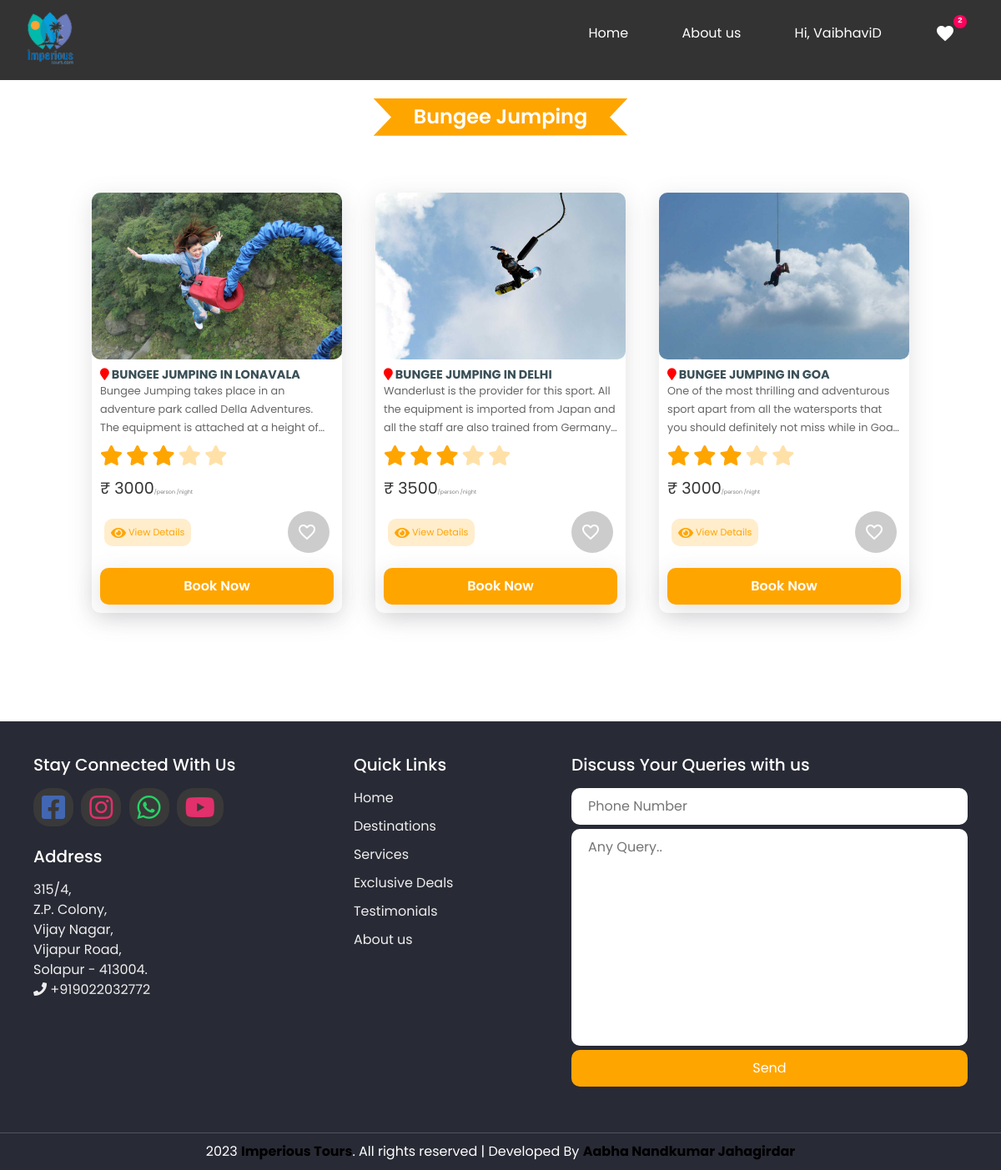
Page /templates/viewmore/2 (signed in) on the committed database.
### tables this page shows
CREATE TABLE `user` (
  `id` int(11) NOT NULL,
  `name` varchar(255) NOT NULL,
  `email` varchar(100) NOT NULL,
  `mobile` varchar(255) NOT NULL,
  `address` varchar(255) NOT NULL,
  `profile` varchar(255) NOT NULL
);

CREATE TABLE `category` (
  `id` int(50) NOT NULL,
  `name` varchar(100) NOT NULL,
  `description` varchar(200) NOT NULL,
  `status` int(50) NOT NULL
);

CREATE TABLE `package` (
  `id` int(11) NOT NULL,
  `packageName` varchar(255) NOT NULL,
  `packageDesc` varchar(255) NOT NULL,
  `packagePrice` int(11) NOT NULL,
  `discount` float NOT NULL,
  `disType` varchar(10) NOT NULL,
  `packageType` int(11) NOT NULL,
  `packagePhoto` varchar(255) NOT NULL
);

### templates/include/functions.inc.php (called while the page is built, shortened)
    <?php
function getSafeVal($str){
  global $con;
  $str=strip_tags(mysqli_real_escape_string($con,htmlspecialchars($str)));
  return $str;
}
function getUserFav(){
    global $con;
    $arr=array();
    $uid=$_SESSION['CURRENT_USER_ID'];
    $res=mysqli_query($con,"select * from favourites where userId='$uid' ");
    while ($row=mysqli_fetch_assoc($res) ) {
        $arr[]=$row;
    }
    return $arr;
}
function getFavourites(){
    $fav_array=array();
if(isset($_SESSION['CURRENT_USER_ID'])){
  $getUserFav=getUserFav();
  foreach ($getUserFav as $key => $value) {
   $fav_array[]= array(
        'pckgId'=>$value['pckgId']
      );
  }
}
else{
  if (isset($_SESSION['favourites']) && count($_SESSION['favourites'])>0) {
    $fav_array=$_SESSION['favourites'];
  }
}
return $fav_array;
}
function getCurrentUserName(){
     global $con;
    $uid=$_SESSION['CURRENT_USER_ID'];
    $getname=mysqli_fetch_assoc(mysqli_query($con,"select * from user where id ='$uid' "));
    $name=$getname['name'];
    return $name;
}
?>

### templates/viewmore.php (the view, shortened to what this page needs)
<?php
  include 'user_header.php';
  if(isset($_GET['id'])){
    $id=getSafeVal($_GET['id']);
  }
  else{
    redirect(SITE_PATH);
  }
?>
<div class="mt-5 pt-4">
<section class="packages mt-3" id="packages">
  <?php
                $cat=mysqli_fetch_assoc(mysqli_query($con,"select * from category where id=$id"));
                $cateName=$cat['name'];
                echo "<h1 class='heading'><span class='bullet'>".$cateName."</span></h1>";
  ?>
   <div class="box-container mt-5">
       <?php
            $packages=mysqli_query($con,"select * from package where package.packageType=$id");
             if(mysqli_num_rows($packages)>0){
               while ($pckgRow=mysqli_fetch_assoc($packages)) {
                ?>
          <div class="box">
             <img src="<?php echo SITE_PACKAGE_IMAGE.$pckgRow['packagePhoto'];  ?>" alt="">
              <div class="content">
                  <h4><i id="map" class="fa fa-map-marker"></i> <?php  echo $pckgRow['packageName']; ?> </h4>
                  <p><?php  echo $pckgRow['packageDesc']; ?></p>
                  <div class="stars">
                      <i class="fa fa-star checked"></i>
                      <i class="fa fa-star checked"></i>
                      <i class="fa fa-star checked"></i>
                      <i class="fa fa-star "></i>
                      <i class="fa fa-star "></i>
                  </div>
                  <div class="price">&#8377; <?php  echo $pckgRow['packagePrice']; ?><span style="font-size: .4rem;color:gray;">/person /night</span></div>
                  <div class="view-like">
                    <a class="view-details" href="<?php echo SITE_PATH.'templates/'; ?>viewDetails/<?php echo $pckgRow['id'];  ?>"><i class="fa fa-eye"></i> View Details</a>
                    <div class="like-wrapper">
                      <a href="javascript:void(0);" class="like-button <?php
                        $active='add';
                        foreach ($favArray as $key => $value) {
                           $pckgId=$value['pckgId'];
                           if($pckgRow['id']==$pckgId){ echo "is-active"; $active='remove'; }else{$active='add';}
                        }
                        ?>" onclick="manageFav('<?php echo $pckgRow['id']; ?>','<?php echo $active; ?>')" >
                        <i class="material-icons not-liked bouncy">favorite_border</i>
                      </a>
                  </div>
                  </div>
                  <?php
                      if(isset($_SESSION['CURRENT_USER_ID'])){
                  ?>
                  <a href="<?php echo SITE_PATH.'templates/'; ?>bookTour/<?php echo $pckgRow['id'];  ?>"><button class="book-btn">Book Now</button></a>
                      <?php
                    }
                    else{
                      ?>
                       <a href="<?php echo SITE_PATH.'templates/'; ?>login"><button class="book-btn">Book Now</button></a>
                      <?php
                    }
                  ?>
              </div>
          </div>
          <?php
                }
              }
          ?>
        </div>
</section>
</div>
<?php
  include 'user_footer.php';
?>

### templates/user_header.php (shortened to what this page needs)
<?php
include 'include/database.inc.php';
include 'include/functions.inc.php';
$favArray=getFavourites();
$fav_count=count($favArray);
?>
<!DOCTYPE html PUBLIC "-//W3C//DTD HTML 4.01 Transitional//EN" "http://www.w3.org/TR/html4/loose.dtd">
<html lang="en">
   <head>
      <link rel="stylesheet" href="<?php echo SITE_PATH; ?>asset/css_user/home-css.css"/>
      <link rel="stylesheet" href="https://cdnjs.cloudflare.com/ajax/libs/font-awesome/4.7.0/css/font-awesome.min.css">
      <link rel="stylesheet" href="https://cdnjs.cloudflare.com/ajax/libs/normalize/5.0.0/normalize.min.css">
      <link rel='stylesheet' href='https://cdnjs.cloudflare.com/ajax/libs/Swiper/4.3.3/css/swiper.css'>
      <link rel="stylesheet" href="<?php echo SITE_PATH; ?>asset/css_user/style.css">
      <link rel="stylesheet" href="<?php echo SITE_PATH; ?>asset/css_user/destination-details-css.css"/>
      <link rel="stylesheet" href="<?php echo SITE_PATH; ?>asset/css_user/home-css.css"/>
      <link rel="stylesheet" href="https://cdnjs.cloudflare.com/ajax/libs/font-awesome/4.7.0/css/font-awesome.min.css">
      <link rel="stylesheet" href="https://unpkg.com/aos@next/dist/aos.css" />
      <link rel="stylesheet" href="https://cdnjs.cloudflare.com/ajax/libs/font-awesome/4.7.0/css/font-awesome.min.css">
      <link rel="stylesheet" href="<?php echo SITE_PATH; ?>asset/bootstrap.min.css">
      <link rel="stylesheet" href="https://unpkg.com/swiper/swiper-bundle.min.css" />
      <link rel="stylesheet" href="https://cdnjs.cloudflare.com/ajax/libs/font-awesome/5.15.3/css/all.min.css">
      <link rel='stylesheet' href='https://cdnjs.cloudflare.com/ajax/libs/OwlCarousel2/2.1.1/assets/owl.carousel.min.css'>
      <link rel='stylesheet' href='https://themes.audemedia.com/html/goodgrowth/css/owl.theme.default.min.css'>
      <link rel="stylesheet" href="<?php echo SITE_PATH; ?>asset/css_user/home-css.css">
   </head>
   <body>
      <nav class="navbar">
         <div class="logo">
            <a href="<?php echo SITE_PATH; ?>"><img src="<?php echo SITE_PATH; ?>asset/logo/apple-touch-icon.png"></a>
         </div>
         <ul class="nav-menu">
            <li class="nav-item"><a href="<?php echo SITE_PATH; ?>">Home</a></li>
            <?php
               if(isset($_SERVER['HTTPS']) && $_SERVER['HTTPS'] === 'on'){
                   $url = "https://";
               }
               else{
                   $url = "http://";
               }
                if($url.$_SERVER['HTTP_HOST'].$_SERVER['REQUEST_URI']==SITE_PATH.'templates/favourites'){
                   echo '';
                }
                else{
                   echo '<li class="nav-item"><a href="#about">About us</a></li>';
                }
                ?>
            <li class="nav-item"><a href="<?php if(isset($_SESSION['CURRENT_USER_ID'])){
               echo SITE_PATH."templates/user_panel/profile";
               }else{
               echo SITE_PATH."templates/login";
               } ?>">
               <?php if(isset($_SESSION['CURRENT_USER_ID']))
                  { ?>Hi, <?php echo getCurrentUserName(); }
                  else{
                    ?>
               <i class="material-icons">person</i>
               <?php
                  }
                  ?>
               </a>
            </li>
            <li class="nav-item" >
              <a  href="<?php echo SITE_PATH; ?>templates/favourites">    <i class="material-icons is-liked bouncy">favorite
                <span id="favItems" class="count"><?php echo $fav_count; ?></span></i>
              </a>
              </li>
         </ul>
      </nav>

### templates/user_footer.php (shortened to what this page needs)
<footer class="footer">
  <div class="box-container">
    <div class="box">
      <h5 class="fooLabel">Stay Connected With Us</h5>
      <?php
        $adminSocial=mysqli_fetch_assoc(mysqli_query($con,"select * from admin"));
        $fb="";
        $insta="";
        $whatsapp="";
        $phone="";
        if($adminSocial>0){
          $phone=$adminSocial['phone'];
          $fb=$adminSocial['fb'];
          $insta=$adminSocial['insta'];
          $whatsapp=$adminSocial['whatsapp'];
          $youtube=$adminSocial['youtube'];
        }
      ?>
      <a href="<?php echo $fb;  ?>" target="_blank" class="d-inline">
      <i id="s-icon" class="fab fa-facebook-square" style="color:#4267B2"></i> </a>
      <a href="<?php echo $insta;  ?>" target="_blank" class="d-inline">
        <i  id="s-icon" class="fab fa-instagram" style="color:#e1306c"></i>
      </a>
      <a href="https://wa.me/+91<?php echo $whatsapp;  ?>" target="_blank" class="d-inline">
        <i  id="s-icon" class="fab fa-whatsapp"  style="color:#25D366"></i>
      </a>
      <a href="<?php echo $youtube;  ?>" target="_blank" class="d-inline">
        <i  id="s-icon" class="fab fa-youtube" style="color:#e1306c"></i>
      </a>
      <br><br>
      <h5 class="fooLabel">Address</h5>
      <p class="address">
        315/4,<br>Z.P. Colony,<br> Vijay Nagar,<br>Vijapur Road,<br>Solapur - 413004.
       <br><i class="fa fa-phone"></i> +91<?php echo $phone;  ?></p>
    </div>
      <div class="box">
        <h5 class="fooLabel">Quick Links</h5>
        <a href="<?php echo SITE_PATH; ?>">Home</a>
        <a href="<?php echo SITE_PATH; ?>#packages">Destinations</a>
        <a href="<?php echo SITE_PATH; ?>#services">Services</a>
        <a href="<?php echo SITE_PATH; ?>#offers">Exclusive Deals</a>
        <a href="<?php echo SITE_PATH; ?>#review">Testimonials</a>
        <a href="<?php echo SITE_PATH; ?>#about">About us</a>
      </div>
      <div class="box">
        <h5 class="fooLabel">Discuss Your Queries with us</h5>
        <form method="POST" action="">
          <input type="text" name="phone" id="phone" placeholder="Phone Number" required>
          <textarea name="query" id="query" cols="30" rows="10" placeholder="Any Query.." required></textarea>
          <button class="query-btn"  type="submit" name="submitQuery">Send</button>
        </form>
        </div>
  </div>
 <p class="credit">
            <script>document.write(new Date().getFullYear());</script> <a href="<?php echo SITE_PATH; ?>" style="text-decoration: none; color: #000;"><b>Imperious Tours</b></a>.
          All rights reserved | Developed By <a target="_blank" style="text-decoration: none; color: #000;"><b> Aabha Nandkumar Jahagirdar </b></a> </p>
</footer>
</body>
</html>

### asset/css_user/destination-details-css.css (style rules this page uses)
* { margin: 0; padding: 0; box-sizing: border-box; }
html { scroll-behavior: smooth; }
body { font-family: Poppins; margin: 0; padding: 0; background-color: #fff; animation: fadeInAnimation ease 3s; }
.material-icons { vertical-align: middle; margin-right: 5px; }

### rows in the picture
user: name "VaibhaviD"
category: name "Bungee Jumping"
package: packagePhoto (picture), packageName "BUNGEE JUMPING IN LONAVALA", packageDesc "Bungee Jumping takes place in an adventure park called Della Adventures. The equipment is attached at a height…", packagePrice "3000"
package: packagePhoto (picture), packageName "BUNGEE JUMPING IN DELHI", packageDesc "Wanderlust is the provider for this sport. All the equipment is imported from Japan and all the staff are also trained from…", packagePrice "3500"
package: packagePhoto (picture), packageName "BUNGEE JUMPING IN GOA", packageDesc "One of the most thrilling and adventurous sport apart from all the watersports that you should definitely not miss while in…", packagePrice "3000"

### other values in the picture
$fav_count "2"
$phone "9022032772"
